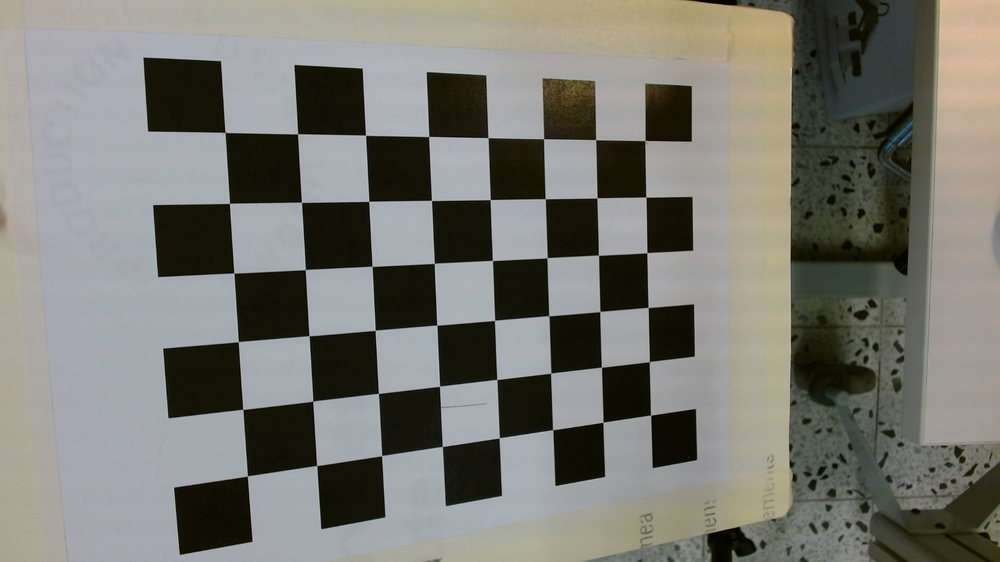
#> input picture CameraCalibration-withChessBoard/calibration_images/calib_01.png, 1000 x 562 px, shrunk from 1920 x 1080 before the run; its folder holds 4 pictures in this run
$ python intrinsic-calibration.py
#> lines starting #> are read from the running program, lines starting #| are printed output that depends on the picture
import cv2
import numpy as np
import os
import glob
import json

# 1. Setup Parameters
CHESSBOARD_SIZE = (8, 6)  # Inner corners for your 9x7 grid
SQUARE_SIZE = 34        # Millimeters
SCRIPT_DIR = os.path.dirname(os.path.abspath(__file__))
IMAGE_DIR = os.path.join(SCRIPT_DIR, "calibration_images")

# Termination criteria for sub-pixel accuracy
criteria = (cv2.TERM_CRITERIA_EPS + cv2.TERM_CRITERIA_MAX_ITER, 30, 0.001)

# Prepare object points (0,0,0), (34,0,0), (68,0,0) ...
objp = np.zeros((CHESSBOARD_SIZE[0] * CHESSBOARD_SIZE[1], 3), np.float32)
objp[:, :2] = np.mgrid[0:CHESSBOARD_SIZE[0], 0:CHESSBOARD_SIZE[1]].T.reshape(-1, 2) * SQUARE_SIZE

objpoints = [] # 3d point in real world space
imgpoints = [] # 2d points in image plane

# 2. Load Images
images = glob.glob(os.path.join(IMAGE_DIR, "*.png"))
print(f"Found {len(images)} images for calibration.")

valid_images = 0
for fname in images:
    img = cv2.imread(fname)
#> img is the input picture: shape (562, 1000, 3); mean B, G, R 114, 120.6, 121.1
    gray = cv2.cvtColor(img, cv2.COLOR_BGR2GRAY)
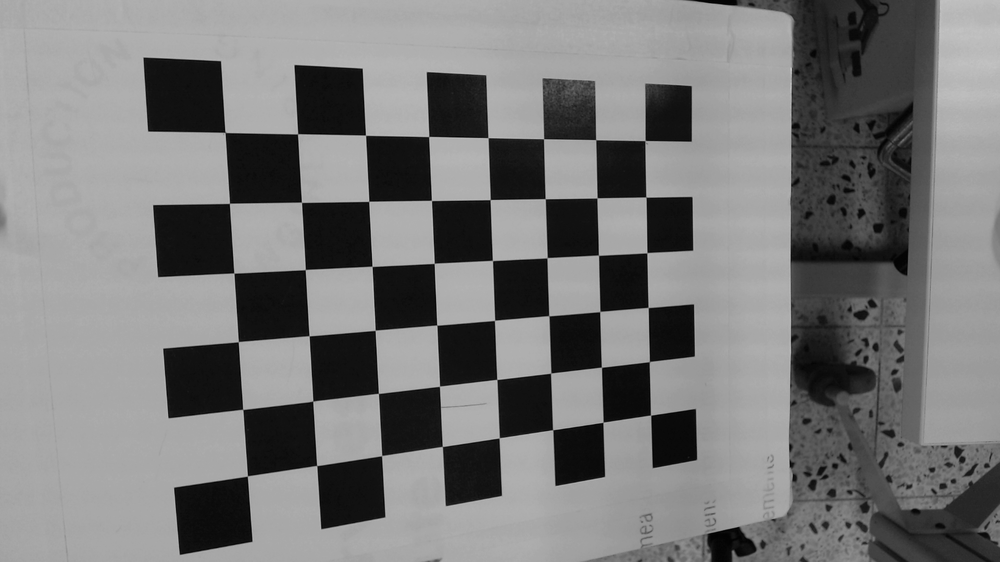
#> gray: shape (562, 1000); min 0, max 196, mean 120

    # Find the chess board corners
    ret, corners = cv2.findChessboardCorners(gray, CHESSBOARD_SIZE, None)
#> ret = True; corners = 48 rows, first 8: [225.3, 132.4], [297.6, 133.8], [365.5, 135.2], [428.7, 136.5], [488, 137.7], [543.6, 138.7], [595.7, 139.7], [645, 140.4]

    if ret:
        objpoints.append(objp)
        # Refine corner locations to sub-pixel accuracy
        corners2 = cv2.cornerSubPix(gray, corners, (11, 11), (-1, -1), criteria)
#> corners2 = 48 rows, first 8: [225, 132.4], [297.6, 133.8], [365.6, 135.2], [428.7, 136.5], [488, 137.6], [543.6, 138.7], [595.7, 139.7], [645, 140.6]
        imgpoints.append(corners2)
        valid_images += 1
        print(f"Processed: {os.path.basename(fname)}")
#> pass 2 of the loop `for fname in images:`:
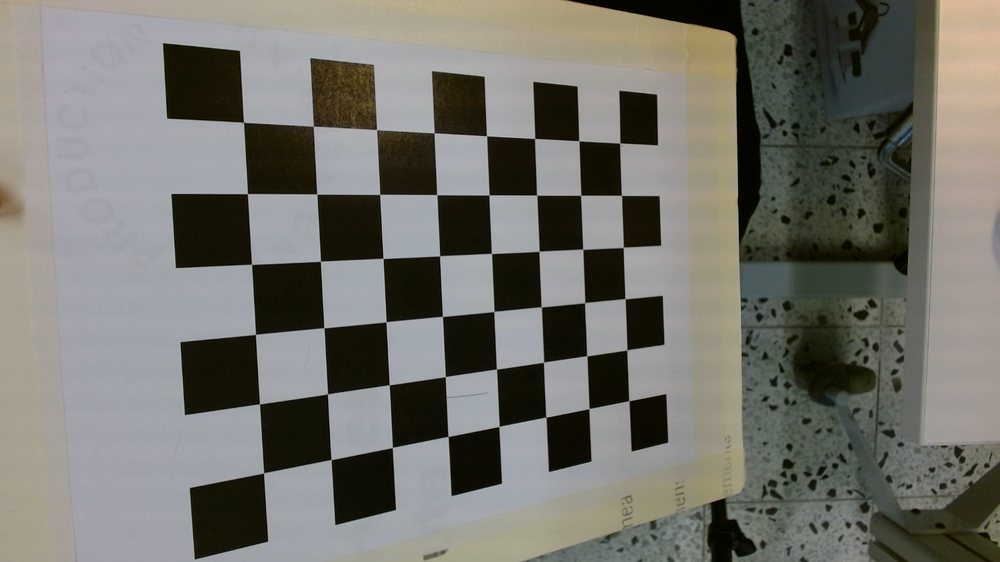
#> input picture CameraCalibration-withChessBoard/calibration_images/calib_02.png, 1000 x 562 px, shrunk from 1920 x 1080 before the run
#> img is the input picture: shape (562, 1000, 3); mean B, G, R 107.7, 114.4, 115.2
#> `gray = cv2.cvtColor(img, cv2.COLOR_BGR2GRAY)`:
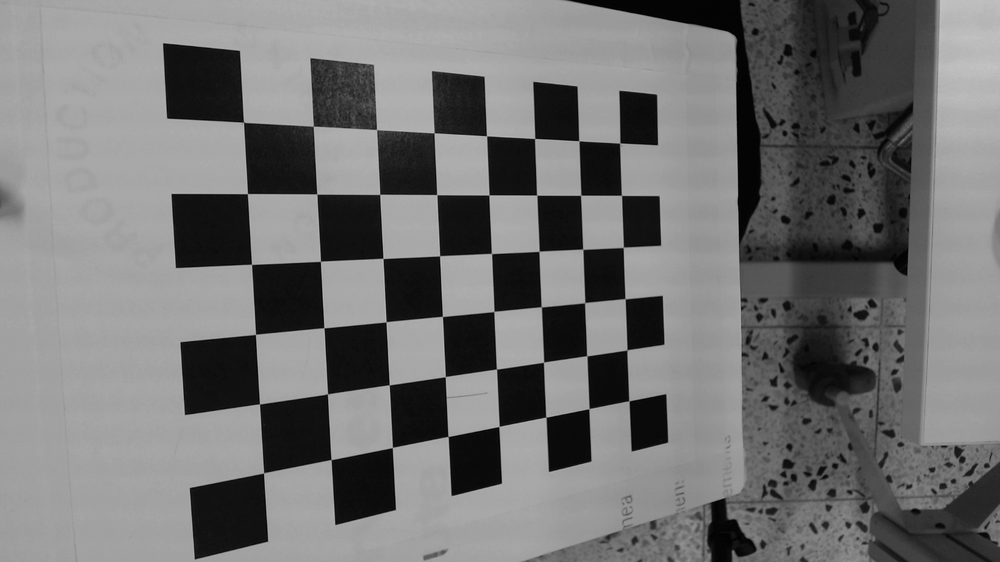
#> gray: shape (562, 1000); min 0, max 196, mean 113.9
#> corners = 48 rows, first 8: [244.2, 121.8], [313.1, 126.1], [376.5, 129.7], [434, 133], [486.5, 136], [534.7, 138.2], [579.1, 140.8], [619.7, 142.8]
#> corners2 = 48 rows, first 8: [243.5, 122.3], [313.3, 126.3], [376.6, 129.6], [434.1, 132.8], [486.5, 135.8], [534.6, 138.5], [578.8, 140.8], [619.7, 143.1]
#> pass 3 of the loop `for fname in images:`:
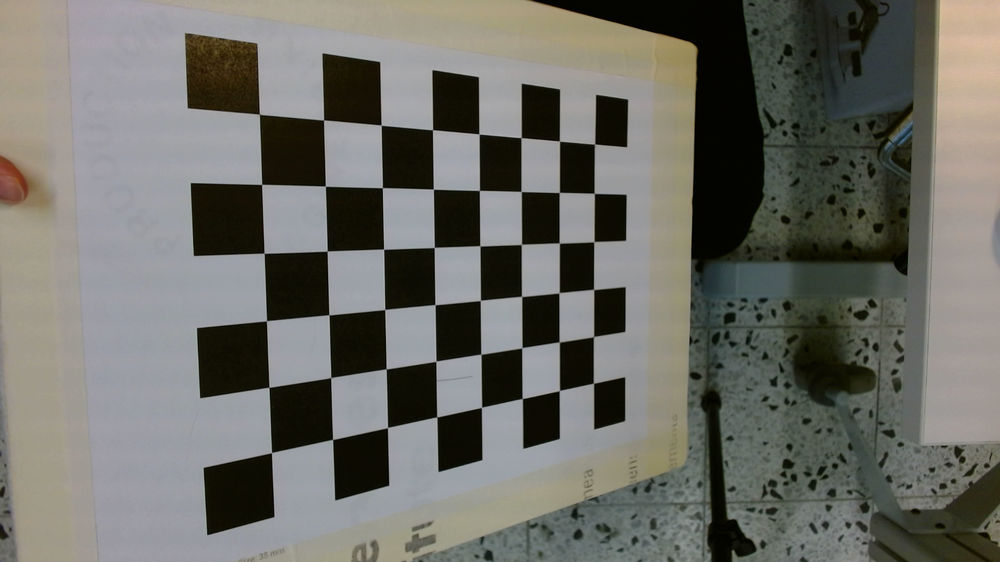
#> input picture CameraCalibration-withChessBoard/calibration_images/calib_03.png, 1000 x 562 px, shrunk from 1920 x 1080 before the run
#> img is the input picture: shape (562, 1000, 3); mean B, G, R 102.2, 108.4, 108.6
#> `gray = cv2.cvtColor(img, cv2.COLOR_BGR2GRAY)`:
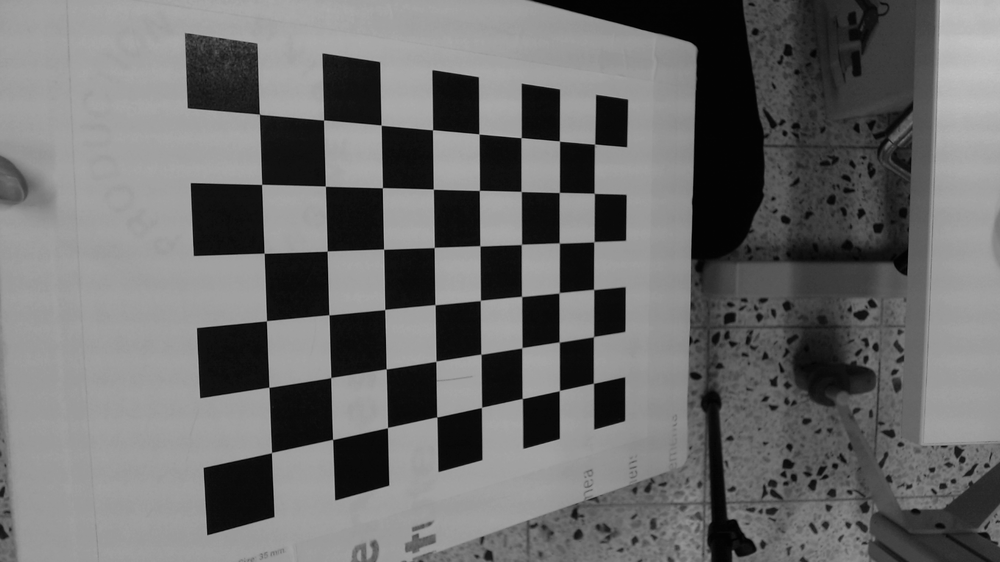
#> gray: shape (562, 1000); min 0, max 195, mean 107.8
#> corners = 48 rows, first 8: [259.5, 114.1], [323.6, 120], [381, 125], [432.5, 129.7], [478.9, 134], [521.1, 137.6], [559.5, 141], [594.6, 144]
#> corners2 = 48 rows, first 8: [259.4, 114.3], [323.6, 120], [381.2, 125.2], [432.5, 129.7], [479, 133.9], [521.2, 137.6], [559.5, 141.1], [594.6, 144.1]
#> the loop made 4 passes; the first 3 are shown

if valid_images < 10:
    print("Error: Not enough valid images found. Check for blur.")
    exit()
#> (the program exits here)
